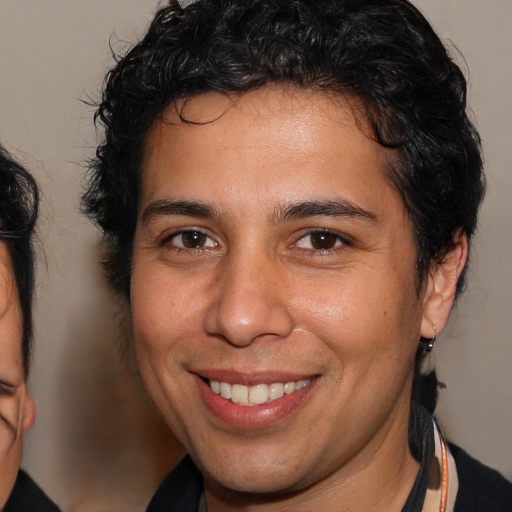
#> input picture IMAGENS-M/Teste-10.png, 1024 x 1024 px, found by its file name (shown at 1/2 size)
$ python redimensiona.py
#> lines starting #> are read from the running program, lines starting #| are printed output that depends on the picture
import os
from os.path import join as pjoin

import cv2
import numpy as np
from PIL import Image


def recortes():
    img = Image.open("IMAGENS-M/Teste-10.png")
#> img is the input picture: PIL image 1024x1024 RGB; mean R, G, B 118, 87.8, 72.3

    # Redimensiona
    img_corte = img.resize((350, 400))
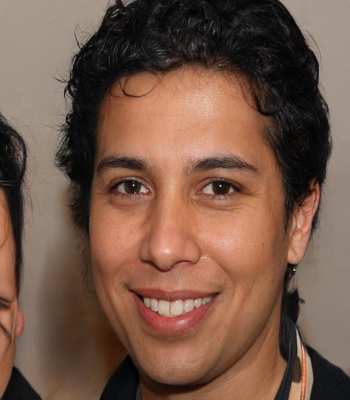
#> img_corte: PIL image 350x400 RGB; mean R, G, B 118, 87.8, 72.3
    #salva
    img_corte.save("IMAGENS-M/Teste-10.png")

recortes()
# pts = np.array([[232, 242], [232, 360], [610, 350], [610, 231]], np.int32)

$ run again, with IMAGENS-M/Teste-11.png copied over IMAGENS-M/Teste-10.png
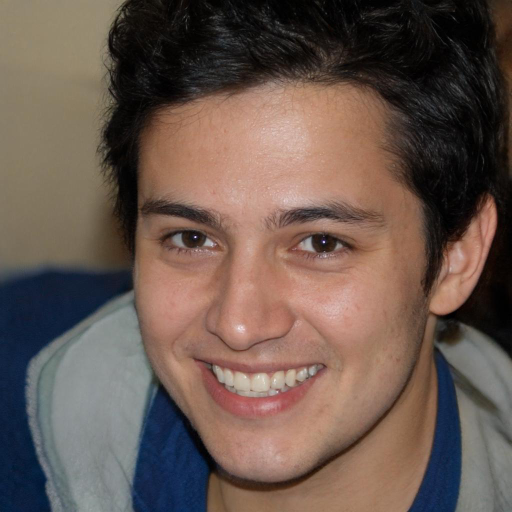
#> input picture IMAGENS-M/Teste-11.png, 1024 x 1024 px, found by its file name (shown at 1/2 size)
#> in recortes, img is the input picture: PIL image 1024x1024 RGB; mean R, G, B 105.6, 87.8, 79.2
#> in recortes, `img_corte = img.resize((350, 400))`:
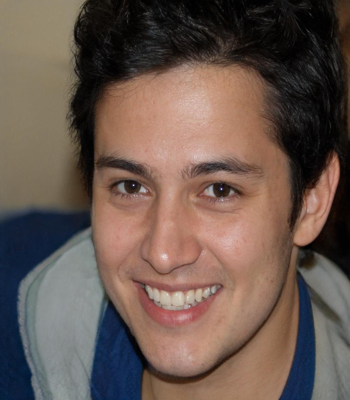
#> img_corte: PIL image 350x400 RGB; mean R, G, B 105.6, 87.8, 79.2

$ run again, with IMAGENS-M/Teste-12.png copied over IMAGENS-M/Teste-10.png
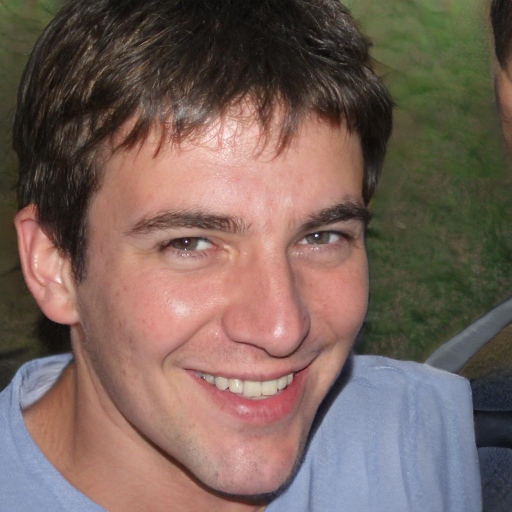
#> input picture IMAGENS-M/Teste-12.png, 1024 x 1024 px, found by its file name (shown at 1/2 size)
#> in recortes, img is the input picture: PIL image 1024x1024 RGB; mean R, G, B 118.9, 98.9, 90.8
#> in recortes, `img_corte = img.resize((350, 400))`:
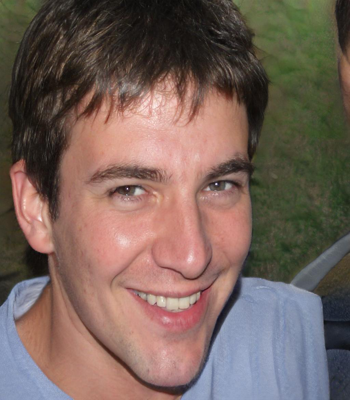
#> img_corte: PIL image 350x400 RGB; mean R, G, B 118.9, 98.9, 90.8

$ run again, with IMAGENS-M/Teste-17.png copied over IMAGENS-M/Teste-10.png
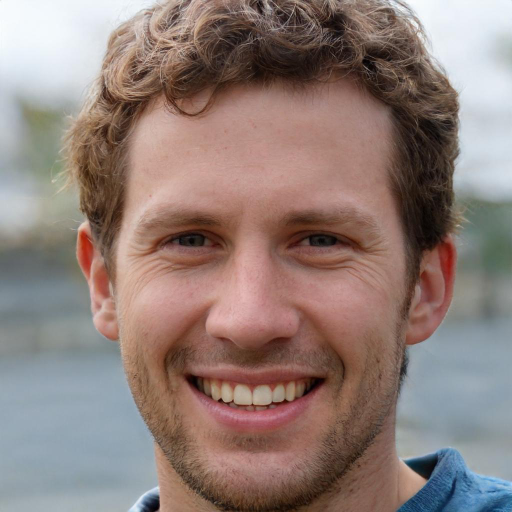
#> input picture IMAGENS-M/Teste-17.png, 1024 x 1024 px, found by its file name (shown at 1/2 size)
#> in recortes, img is the input picture: PIL image 1024x1024 RGB; mean R, G, B 144.2, 126.2, 120.6
#> in recortes, `img_corte = img.resize((350, 400))`:
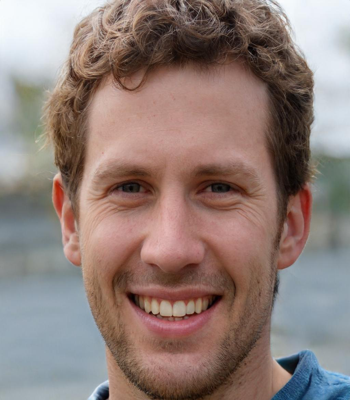
#> img_corte: PIL image 350x400 RGB; mean R, G, B 144.2, 126.2, 120.6
